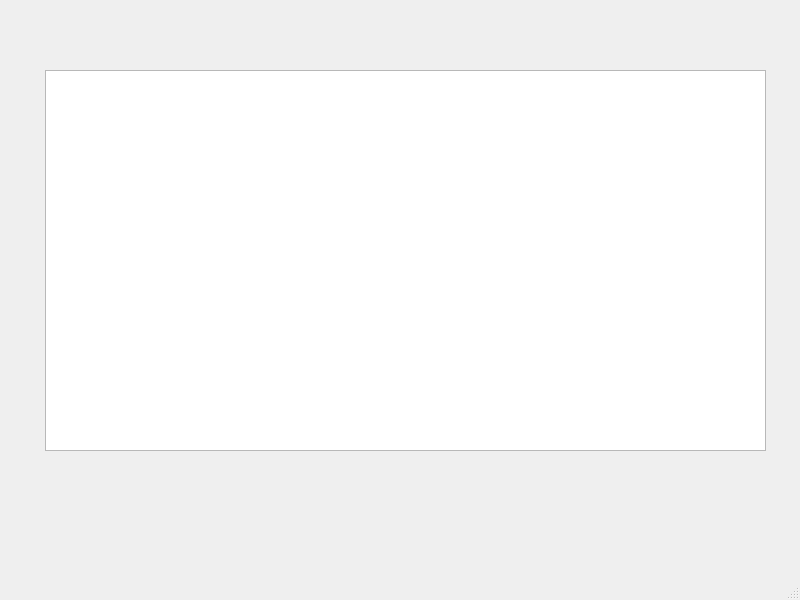
<?xml version="1.0" encoding="UTF-8"?>
<ui version="4.0">
 <class>Meldungen</class>
 <widget class="QMainWindow" name="Meldungen">
  <property name="geometry">
   <rect>
    <x>0</x>
    <y>0</y>
    <width>800</width>
    <height>600</height>
   </rect>
  </property>
  <property name="windowTitle">
   <string>MainWindow</string>
  </property>
  <widget class="QWidget" name="centralwidget">
   <widget class="QTableWidget" name="tableWidget">
    <property name="geometry">
     <rect>
      <x>45</x>
      <y>70</y>
      <width>721</width>
      <height>381</height>
     </rect>
    </property>
   </widget>
  </widget>
  <widget class="QMenuBar" name="menubar">
   <property name="geometry">
    <rect>
     <x>0</x>
     <y>0</y>
     <width>800</width>
     <height>25</height>
    </rect>
   </property>
  </widget>
  <widget class="QStatusBar" name="statusbar"/>
 </widget>
 <resources/>
 <connections/>
</ui>
